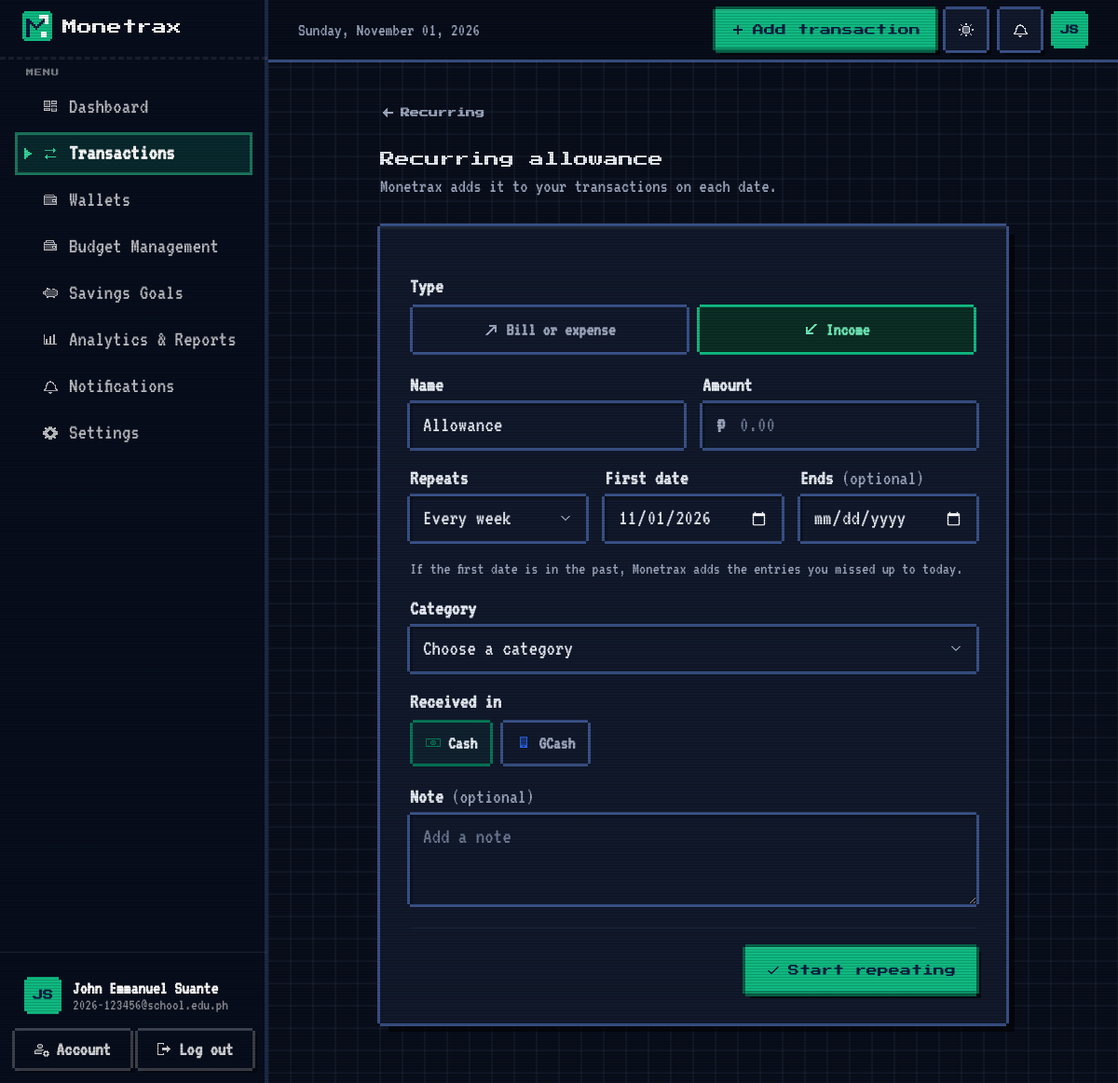
Screenshot of /transactions/recurring/new (signed in) with the database file from the repository.
### models.py (models this page shows, shortened)
class User(UserMixin, db.Model):
    __tablename__ = "users"
    id: Mapped[int] = mapped_column(Integer, primary_key=True)
    full_name: Mapped[str] = mapped_column(String(80))
    email: Mapped[str] = mapped_column(String(254), unique=True, index=True)
    password_hash: Mapped[str] = mapped_column(String(255))
    school: Mapped[Optional[str]] = mapped_column(String(120))
    program: Mapped[Optional[str]] = mapped_column(String(120))
    year_level: Mapped[Optional[str]] = mapped_column(String(30))
    currency: Mapped[str] = mapped_column(String(3), default="PHP")
    budget_alerts: Mapped[bool] = mapped_column(Boolean, default=True)
    savings_alerts: Mapped[bool] = mapped_column(Boolean, default=True)
    theme: Mapped[str] = mapped_column(String(10), default="system", server_default="system")
    created_at: Mapped[datetime] = mapped_column(DateTime, default=utcnow)
    last_login_at: Mapped[Optional[datetime]] = mapped_column(DateTime)
    categories = relationship("Category", back_populates="user", cascade="all, delete-orphan", lazy="dynamic")
    transactions = relationship("Transaction", back_populates="user", cascade="all, delete-orphan", lazy="dynamic")
    budgets = relationship("Budget", back_populates="user", cascade="all, delete-orphan", lazy="dynamic")
    goals = relationship("SavingsGoal", back_populates="user", cascade="all, delete-orphan", lazy="dynamic")
    notifications = relationship("Notification", back_populates="user", cascade="all, delete-orphan", lazy="dynamic")
    wallets = relationship("Wallet", back_populates="user", cascade="all, delete-orphan", lazy="dynamic")
    recurring = relationship("RecurringRule", back_populates="user", cascade="all, delete-orphan", lazy="dynamic")
    @property
    def initials(self) -> str:
        parts = [p for p in (self.full_name or "").split() if p]
        if not parts:
            return "?"
        return (parts[0][0] + (parts[-1][0] if len(parts) > 1 else "")).upper()

class Wallet(db.Model):
    __tablename__ = "wallets"
    __table_args__ = (UniqueConstraint("user_id", "name", name="uq_wallets_user_name"),)
    id: Mapped[int] = mapped_column(Integer, primary_key=True)
    user_id: Mapped[int] = mapped_column(ForeignKey("users.id", ondelete="CASCADE"), index=True)
    name: Mapped[str] = mapped_column(String(40))
    type: Mapped[str] = mapped_column(String(10), default="cash")
    color: Mapped[str] = mapped_column(String(7), default="#047857")
    opening_balance: Mapped[Decimal] = mapped_column(Numeric(12, 2), default=Decimal("0"))
    spendable: Mapped[bool] = mapped_column(Boolean, default=True)
    archived: Mapped[bool] = mapped_column(Boolean, default=False)
    position: Mapped[int] = mapped_column(Integer, default=0)
    created_at: Mapped[datetime] = mapped_column(DateTime, default=utcnow)
    user = relationship("User", back_populates="wallets")
    transactions = relationship("Transaction", back_populates="wallet", lazy="dynamic")
    @property
    def icon(self) -> str:
        return WALLET_TYPES.get(self.type, WALLET_TYPES["other"])[1]

### recurring.py (the view)
@transactions_bp.route("/recurring/new", methods=["GET", "POST"])
@login_required
def recurring_new():
    return _form()

### templates/transactions/recurring_form.html (shortened to what this page needs)
{% extends "layouts/app.html" %}
{% block content %}
<div class="mx-auto max-w-2xl">
  <a href="{{ url_for('transactions.recurring_index') }}" class="mx-back mb-4">Recurring</a>
  {{ c.page_header('Edit recurring' if rule else ('Recurring allowance' if values.type == 'income' else 'Recurring bill'),
                   'Changes apply from the next date. Entries already added stay as they are.' if rule else
                   'Monetrax adds it to your transactions on each date.') }}
  <form method="post" class="mx-card space-y-5 p-5 sm:p-8" data-tx-form novalidate>
    <fieldset>
      <legend class="mx-label">Type</legend>
      <div class="mx-segment" role="radiogroup">
        <label class="mx-segment-opt is-expense"><input type="radio" name="type" value="expense" {% if values.type != 'income' %}checked{% endif %}><span>Bill or expense</span></label>
        <label class="mx-segment-opt is-income"><input type="radio" name="type" value="income" {% if values.type == 'income' %}checked{% endif %}><span>Income</span></label>
      </div>
    </fieldset>
    <div class="grid grid-cols-1 gap-5 sm:grid-cols-2">
      {{ c.input("name", "Name", values.name, errors.name, placeholder="e.g. Allowance, Netflix, Dorm rent", required=True, maxlength=100) }}
      {{ c.input("amount", "Amount", values.amount, errors.amount, prefix=currency_symbol, placeholder="0.00",
                 inputmode="decimal", required=True, extra="data-money") }}
    </div>
    {% set fopts = [] %}{% for k, v in frequencies.items() %}{% set _ = fopts.append((k, v)) %}{% endfor %}
    <div class="grid grid-cols-1 gap-5 sm:grid-cols-3">
      {{ c.select("frequency", "Repeats", fopts, values.frequency, errors.frequency) }}
      {{ c.input("date", "Next date" if rule else "First date", values.date, errors.date, type="date", required=True) }}
      {{ c.input("end_date", "Ends", values.end_date, errors.end_date, type="date") }}
    </div>
    {% if not rule %}<p class="-mt-2 text-[13px] leading-5 text-ink-500">If the first date is in the past, Monetrax adds the entries you missed up to today.</p>{% endif %}
    {% set opts = [] %}
    {% for cat in categories %}{% set _ = opts.append((cat.id, cat.name, {"type": cat.type})) %}{% endfor %}
    {{ c.select("category_id", "Category", opts, values.category_id, errors.category_id, placeholder="Choose a category",
                extra='data-category-select') }}
    <div class="mx-field{% if errors.wallet_id %} has-error{% endif %}">
      <span class="mx-label" id="wallet-label" data-label-expense="Paid from" data-label-income="Received in">{{ 'Received in' if values.type == 'income' else 'Paid from' }}</span>
      <div class="mx-wallet-pick" role="radiogroup" aria-labelledby="wallet-label">
        {% for w in wallets %}
          <label class="mx-wallet-chip" style="--cat: {{ w.color }}">
            <span><i data-lucide="{{ w.icon }}"></i>{{ w.name }}</span>
          </label>
        {% endfor %}
      </div>
    </div>
    {{ c.textarea("description", "Note", values.description, errors.description, "Add a note") }}
    <div class="flex justify-end border-t border-ink-100 pt-5">
      <button type="submit" class="mx-btn-primary mx-btn-lg">{{ 'Save changes' if rule else 'Start repeating' }}</button>
    </div>
  </form>
</div>
{% endblock %}

### templates/layouts/app.html (shortened to what this page needs)
{% extends "base.html" %}
{% import "components/_ui.html" as ui %}
{% import "components/_app.html" as c %}
{% block head %}
  <link rel="stylesheet" href="{{ url_for('static', filename='css/app.css') }}">
{% endblock %}
{% block body %}
<div class="min-h-full lg:pl-72">
  <aside id="sidebar" class="mx-sidebar" aria-label="Main navigation">
    <div class="flex h-16 flex-none items-center justify-between px-6">
      <a href="{{ url_for('dashboard.index') }}" class="rounded-lg focus-visible:outline focus-visible:outline-2 focus-visible:outline-mint-400">{{ ui.logo("light", 32) }}</a>
    </div>
    <nav class="flex-1 overflow-y-auto px-4 pb-4 pt-2">
      <p class="mb-2 px-3 text-[11px] font-semibold uppercase tracking-wider text-white/40">Menu</p>
      <ul class="space-y-1">
        {% for endpoint, label, icon in nav_items %}
          {% set active = request.endpoint and request.endpoint.split('.')[0] == endpoint.split('.')[0] %}
          <li>
            <a href="{{ url_for(endpoint) }}" class="mx-nav{% if active %} is-active{% endif %}" {% if active %}aria-current="page"{% endif %}>
              <i data-lucide="{{ icon }}"></i><span>{{ label }}</span>
            </a>
          </li>
        {% endfor %}
      </ul>
    </nav>
    <div class="flex-none border-t border-white/10 p-4">
      <a href="{{ url_for('settings.index', section='profile') }}" class="mx-profile">
        <span class="mx-avatar">{{ current_user.initials }}</span>
        <span class="min-w-0 flex-1">
          <span class="block truncate text-sm font-semibold text-white">{{ current_user.full_name }}</span>
          <span class="block truncate text-xs text-white/55">{{ current_user.school or current_user.email }}</span>
        </span>
      </a>
      <div class="mt-2 grid grid-cols-2 gap-2">
        <a href="{{ url_for('settings.index', section='security') }}" class="mx-side-btn">Account</a>
        <form method="post" action="{{ url_for('auth.logout') }}">
          <button type="submit" class="mx-side-btn w-full">Log out</button>
        </form>
      </div>
    </div>
  </aside>
  <header class="mx-topbar sticky top-0 z-30 border-b border-ink-200/70 bg-canvas/85 backdrop-blur">
    <div class="mx-auto flex h-16 max-w-7xl items-center gap-3 px-4 sm:px-6 lg:px-8">
      <p class="min-w-0 flex-1 truncate text-sm font-medium text-ink-500"><span class="hidden sm:inline">{{ today.strftime('%A, ') if today }}</span>{{ today.strftime('%B %d, %Y') if today }}</p>
      <div class="ml-auto flex flex-none items-center gap-2">
        <span class="hidden sm:flex"><a href="{{ url_for('transactions.create', next=request.path) }}" class="mx-btn-primary">Add transaction</a></span>
        <button type="button" class="mx-theme-toggle" data-theme-toggle aria-pressed="false" aria-label="Switch to dark mode" title="Dark mode">
        </button>
        <a href="{{ url_for('notifications.index') }}" class="mx-icon-square relative" aria-label="Notifications{% if unread_notifications %}, {{ unread_notifications }} unread{% endif %}">
        </a>
        <a href="{{ url_for('settings.index') }}" class="mx-avatar mx-avatar-sm" aria-label="Settings">{{ current_user.initials }}</a>
      </div>
    </div>
  </header>
  <main id="main" class="mx-app-main mx-auto max-w-7xl px-4 pb-16 pt-6 sm:px-6 lg:px-8 lg:pt-8">
    {% block content %}{% endblock %}
  </main>
</div>
{% endblock %}

### rows the page displays
User: initials "JS", full_name "John Emmanuel Suante", school+email "2026-123456@school.edu.ph"
Wallet: name "Cash"
Wallet: name "GCash"

### other values shown
{{ label }} "Dashboard" "Transactions" "Wallets" "Budget Management" "Savings Goals" "Analytics & Reports" "Notifications" "Settings"
{{ today.strftime('%A, ') if today }} "Sunday,"
{{ today.strftime('%B %d, %Y') if today }} "November 01, 2026"
{{ title }} "Recurring allowance"
{{ subtitle }} "Monetrax adds it to your transactions on each date."
{{ label }} "Name Amount First date Ends"
{{ label }} "Repeats Category"
{{ label }} "Note"
{{ 'Save changes' if rule else 'Start repeating' }} "Start repeating"
form field frequency "Every week"
form field category_id "Choose a category"
